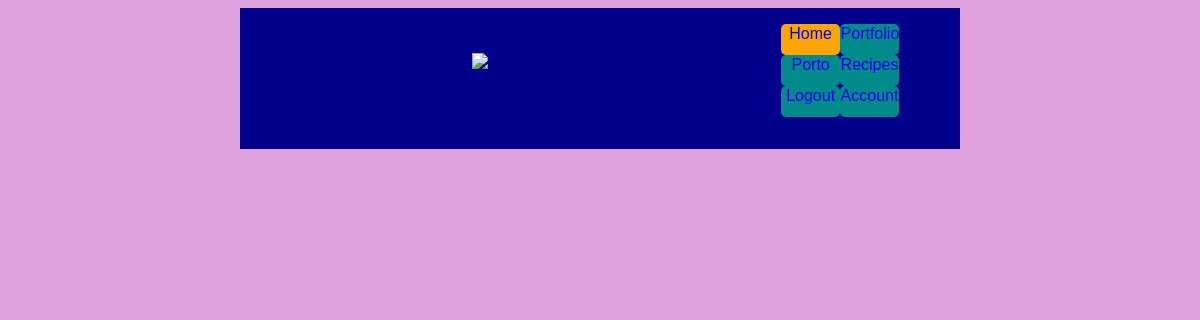
The app's page /editrecipe/3 (signed in), older data.
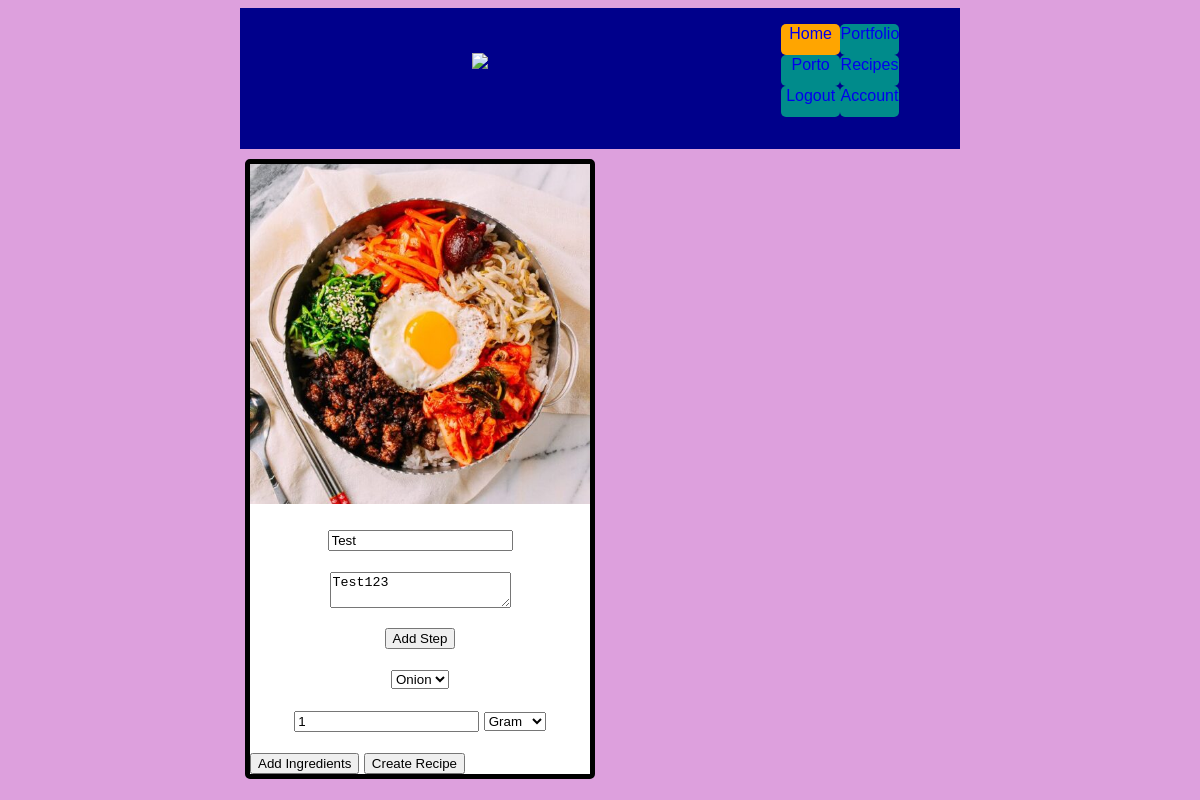
The same page, newer data.
### app/models.py (models this page shows, shortened)
class Serializer(object):
    def serialize(self):
        return {c: getattr(self, c) for c in inspect(self).attrs.keys()}
    @staticmethod
    def serialize_list(l):
        return [m.serialize() for m in l]

class Recipe(db.Model, Serializer):
  id = db.Column(db.Integer, primary_key=True)
  recipename = db.Column(db.String(20), nullable=False)
  recipedesc = db.Column(db.String(100), nullable=False)
  createddate = db.Column(db.DateTime, nullable=False, default=datetime.utcnow)
  image_file = db.Column(db.String(20), nullable=False, default='default.jpg')
  steps = db.relationship('RecipeStep', backref='recipe', lazy=False)
  ingredients = db.relationship('RecipeIngredient', backref='recipe', lazy=False)
  author_id = db.Column(db.Integer, db.ForeignKey('user.id'), nullable=False)

### app/routes.py (the view)
@app.route("/editrecipe/<int:id>", methods=["GET", "POST"])
def editrecipe(id):
    if not current_user.is_authenticated:
        return redirect(url_for('login'))
    recipe = Recipe.query.get(id)
    form = RecipeForm(obj=recipe)
    if form.validate_on_submit():
       pass
    return render_template('editrecipe.html', title='Edit Recipe', form=form, recipe=recipe)

### app/forms.py
class RecipeForm(FlaskForm):
  recipename = StringField('Recipe Name', validators=[DataRequired(), Length(max=20)])
  recipedesc = TextAreaField('Recipe Description', validators=[DataRequired(), Length(max=100)])
  photo = FileField('image', validators=[FileAllowed(['jpg'], 'Images only!')])
  submit = SubmitField('Create Recipe')
  steps = FieldList(
        FormField(RecipeStepForm),
        min_entries=1,
        max_entries=20
  )
  ingredients = FieldList(
        FormField(RecipeIngredientForm),
        min_entries=1,
        max_entries=20
  )

class RecipeStepForm(Form):
  stepnumber = IntegerField('Step Number')
  steptext = StringField('Instructions', validators=[DataRequired(), Length(max=200)])
  submit = SubmitField('Add Step')

### app/models.py (called while the page is built)
@login_manager.user_loader
def load_user(user_id):
  return User.query.get(int(user_id))

  def __repr__(self):
    return f"Ingredient {self.name}"

  def __repr__(self):
    return f"Unit {self.name}"

### app/templates/editrecipe.html (shortened to what this page needs)
{% extends "layout.html" %}
{% block body %}
<div class="recipes">
  {% if recipe %}
  <div class="recipe">
    <div class="recipe-image">
      <img class="" src="static/images/bbb.jpg" alt="{{ recipe.name }}">
    </div>
    <div class="recipe-header" id="bbb">
      <div class="slide active-slide">
        <h4><b>{{form.recipename}}</b></h4>
        <div class="recipe-detail" style="display: unset">
          <p>{{form.recipedesc}}</p>
        </div>
      </div>
      <button type="button" id="addstep">Add Step</button>
    </div>
    <div class="ingredients" style="display: unset">
      {% for ingredient in form.ingredients %}
      <div class="ingredient" id="ingredientprototype">
        <h4>{{ingredient.ingredient}}</h4>
        <h4>{{ingredient.amount}} {{ingredient.unit}}</h4>
      </div>
      {% endfor %}
      <button type="button" id="addingredient">Add Ingredients</button>
    </div>
    {{form.submit}}
  </div>
  {% endif %}
  {% endblock %}

Row changes from the older to the newer data that the page shows:
added Recipe: recipename "Test", recipedesc "Test123"
Text that changed along with them:
form field submit: (not shown) → "Create Recipe"
text now shown: "Add Step Add Ingredients"
new list line: "Onion 1 Gram"
